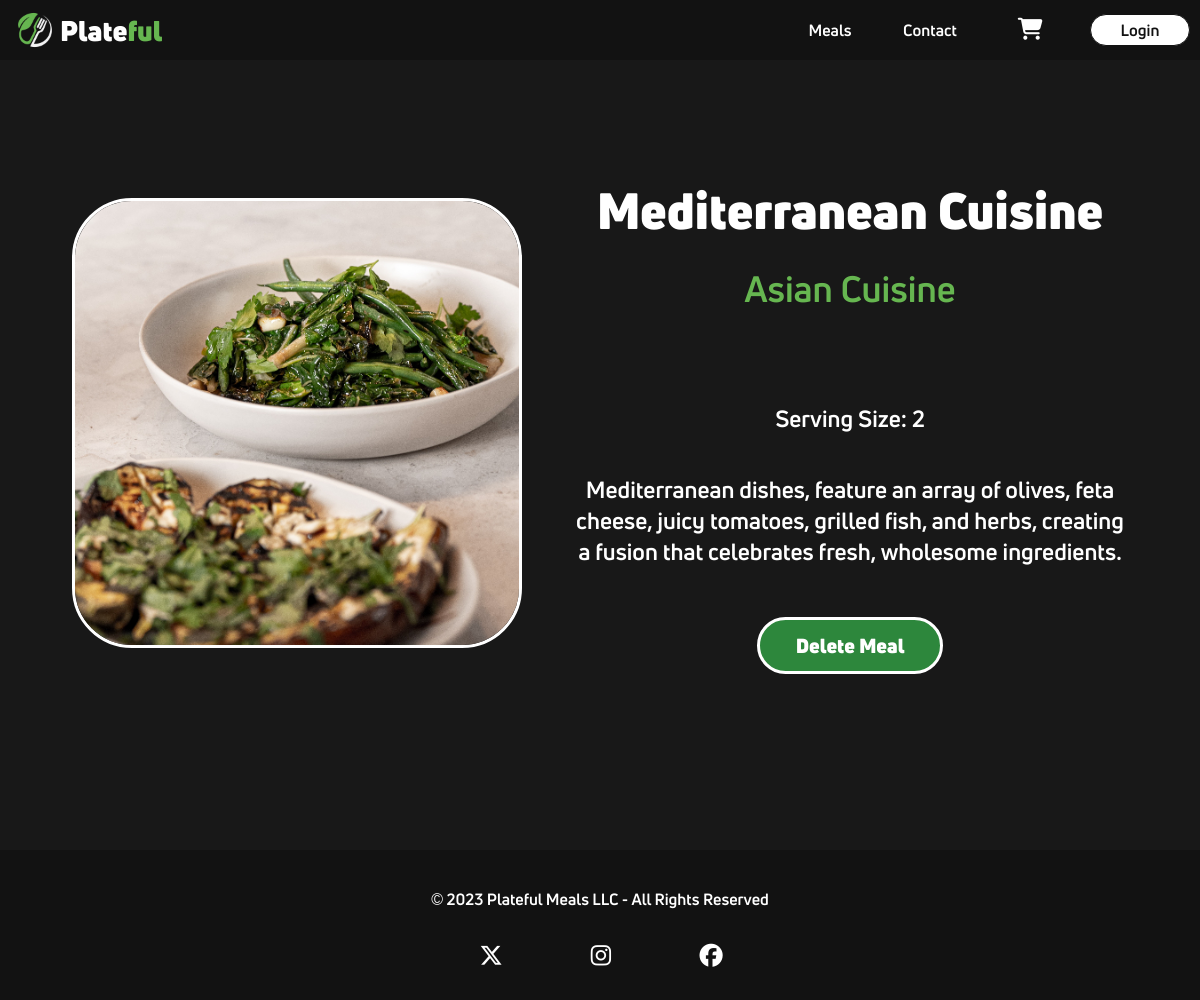
/mealdetails.php?id=2, run on the app's committed database.
### tables this page shows
CREATE TABLE `prepmeals` (
  `id` int(11) NOT NULL,
  `title` varchar(130) NOT NULL,
  `price` decimal(5,2) NOT NULL,
  `category_id` tinyint(4) NOT NULL,
  `serving_size` int(11) NOT NULL,
  `image` varchar(500) NOT NULL,
  `description` text NOT NULL
);

CREATE TABLE `categories` (
  `category_id` tinyint(4) NOT NULL,
  `Category` varchar(25) NOT NULL,
  `description` text DEFAULT NULL
);

### includes/database.php (called while the page is built, shortened)
<?php
$tblMeals = "prepmeals";
$tblCategory = "categories";

### mealdetails.php (the view, shortened to what this page needs)
<?php
require_once('includes/header.php');
require_once ('includes/database.php');
$id = filter_input(INPUT_GET, 'id', FILTER_SANITIZE_NUMBER_INT);
$sql =  "SELECT $tblMeals.*, $tblCategory.Category
 FROM $tblMeals, $tblCategory
 WHERE $tblMeals.category_id = $tblCategory.category_id
 AND id=$id";
$query = $conn->query($sql);
$row = $query->fetch_assoc();
?>
    <div class="details-wrapper">
        <div class="meal-img">
            <img src="<?=$row['image']?>" alt="<?=$row['title']?>">
        </div>
        <div class="meal-description">
            <h2><?=$row['title']?></h2>
            <h4><?= $row['Category'] ?></h4>
            <p>Serving Size: <?= $row['serving_size'] ?></p>
            <p><?= $row['description'] ?></p>
            <input class="deletebutton" type="button" value="Delete Meal"
                   onclick="window.location.href='deletemeal.php?id=<?= $id ?>'">
        </div>
    </div>
<?php
include('includes/footer.php');

### www/css/styles.css (style rules this page uses)
* { margin: 0; padding: 0; box-sizing: border-box; }
html, body { height: 100%; font-family: "UniBold", sans-serif; background-color: #181818; color: #fff; }
h1, h2, h3, h4, h5, h6, p { margin-bottom: 16px; }
.details-wrapper { display: flex; min-height: 850px; align-items: center; justify-content: space-evenly; width: 88%; margin: 0 auto; }
.details-wrapper .meal-img img { width: 450px; height: 450px; object-fit: cover; border-radius: 60px; border: 3px solid #fff; }
.details-wrapper .meal-description { margin-left: 50px; display: flex; flex-direction: column; align-items: center; }
.details-wrapper .meal-description h2 { font-family: "UniBlack", sans-serif; font-size: 50px; margin-bottom: 20px; }
.details-wrapper .meal-description h4 { font-size: 36px; color: #66B650; margin-bottom: 90px; }
.details-wrapper .meal-description p { margin-bottom: 40px; font-size: 23px; max-width: 600px; text-align: center; }
.deletebutton { font-size: 20px; text-decoration: none; color: #fff; font-family: "UniBlack", sans-serif; padding: 12px 36px; border: 3px solid #fff; background-color: #2d873c; border-radius: 40px; transition: ease 0.1s; margin-top: 10px; cursor: pointer; }

### data on the page
prepmeals: title "Mediterranean Cuisine", category.Category "Asian Cuisine", serving_size "2", description "Mediterranean dishes, feature an array of olives, feta cheese, juicy tomatoes, grilled fish, and herbs, creating a fusion that celebrates fresh, wholesome ingredients."
